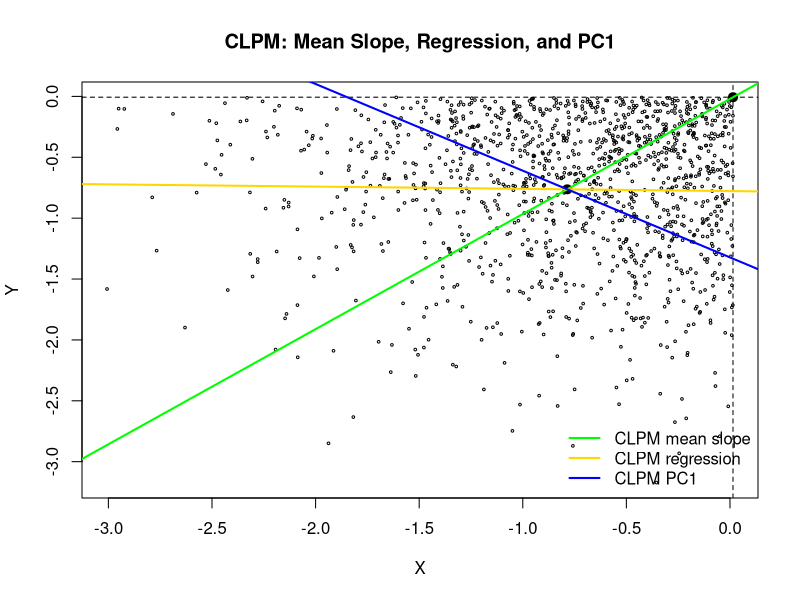

The R source for this figure:
## ---- chunk 1
pop_cov <- function(Z) {
  Z <- as.matrix(Z)
  Zc <- sweep(Z, 2, colMeans(Z), FUN = "-")
  crossprod(Zc) / nrow(Zc)
}

quadrant_decomposition <- function(Z) {
  Z <- as.matrix(Z)
  stopifnot(ncol(Z) == 2)

  n  <- nrow(Z)
  mu <- colMeans(Z)
  mx <- mu[1]; my <- mu[2]

  quadrants <- list(
    CUPM = (Z[,1] >  mx) & (Z[,2] >  my),
    CLPM = (Z[,1] <= mx) & (Z[,2] <= my),
    DLPM = (Z[,1] >  mx) & (Z[,2] <= my),
    DUPM = (Z[,1] <= mx) & (Z[,2] >  my)
  )

  Sigma_Q   <- matrix(0, 2, 2)
  Sigma_W   <- matrix(0, 2, 2)
  details   <- vector("list", length(quadrants))
  centroids <- vector("list", length(quadrants))

  for (i in seq_along(quadrants)) {
    qname <- names(quadrants)[i]
    mask  <- quadrants[[i]]
    n_q   <- sum(mask)
    if (n_q == 0) next

    p_q <- n_q / n
    Z_q <- Z[mask, , drop = FALSE]
    m_q <- colMeans(Z_q)
    u_q <- m_q - mu

    Sigma_Q <- Sigma_Q + p_q * tcrossprod(u_q)
    Sigma_W <- Sigma_W + p_q * pop_cov(Z_q)

    centroids[[i]] <- data.frame(
      quadrant = qname,
      n        = n_q,
      p        = p_q,
      mean_x   = m_q[1],
      mean_y   = m_q[2],
      u_x      = u_q[1],
      u_y      = u_q[2]
    )

    details[[i]] <- data.frame(
      quadrant     = qname,
      n            = n_q,
      p            = round(p_q, 6),
      mean_x       = round(m_q[1], 6),
      mean_y       = round(m_q[2], 6),
      u_x          = round(u_q[1], 6),
      u_y          = round(u_q[2], 6),
      lambda_rank1 = round(p_q * sum(u_q^2), 6)
    )
  }

  list(
    mu      = mu,
    Sigma   = pop_cov(Z),
    Sigma_Q   = Sigma_Q,
    Sigma_W   = Sigma_W,
    centroids = do.call(rbind, centroids),
    details   = do.call(rbind, details)
  )
}
## ---- chunk 2
set.seed(123)
n   <- 10000
rho <- 0.70
R   <- matrix(c(1, rho, rho, 1), 2, 2)
Z   <- matrix(rnorm(2 * n), n, 2) %*% chol(R)

D             <- quadrant_decomposition(Z)
eig_classical <- eigen(D$Sigma)

D$details
## ---- chunk 3
rank_one_primitive_check <- function(D) {
  pieces <- lapply(seq_len(nrow(D$centroids)), function(i) {
    row <- D$centroids[i, ]
    u   <- c(row$u_x, row$u_y)
    p   <- row$p

    Bq     <- p * tcrossprod(u)
    lambda <- p * sum(u^2)

    lhs <- as.numeric(Bq %*% u)
    rhs <- lambda * u

    eig_Bq <- eigen(Bq, symmetric = TRUE)
    v_q    <- as.numeric(u / sqrt(sum(u^2)))

    list(
      Bq = Bq,
      table = data.frame(
        quadrant = row$quadrant,
        lambda_rank1 = lambda,
        max_abs_Bu_minus_lambda_u = max(abs(lhs - rhs)),
        alignment_with_eigen_Bq = abs(drop(crossprod(v_q, eig_Bq$vectors[, 1])))
      )
    )
  })

  Sigma_Q_from_Bq <- Reduce(`+`, lapply(pieces, `[[`, "Bq"))

  list(
    checks = do.call(rbind, lapply(pieces, `[[`, "table")),
    Sigma_Q_from_Bq = Sigma_Q_from_Bq,
    max_abs_Sigma_Q_error = max(abs(Sigma_Q_from_Bq - D$Sigma_Q))
  )
}

R1 <- rank_one_primitive_check(D)

R1$checks
R1$max_abs_Sigma_Q_error
## ---- chunk 4
recover_eigen_from_quadrant_means <- function(D) {
  U <- as.matrix(D$centroids[, c("u_x", "u_y")])
  P <- D$centroids$p

  Cmat <- t(sqrt(P) * U)
  Sigma_Q_from_means <- Cmat %*% t(Cmat)
  eig_Q <- eigen(Sigma_Q_from_means)

  list(
    C = Cmat,
    Sigma_Q_from_means = Sigma_Q_from_means,
    eig_Q = eig_Q
  )
}

Qrec <- recover_eigen_from_quadrant_means(D)

# This should match D$Sigma_Q, which was accumulated quadrant by quadrant.
max(abs(Qrec$Sigma_Q_from_means - D$Sigma_Q))

# Eigenvectors recovered from quadrant conditional means.
Qrec$eig_Q$vectors

# Same eigensystem obtained by diagonalizing the stored Sigma_Q.
eigen(D$Sigma_Q)$vectors

# Eigenvector signs are arbitrary. Absolute inner products should be near 1.
abs(t(Qrec$eig_Q$vectors) %*% eigen(D$Sigma_Q)$vectors)
## ---- chunk 5
unit <- function(x) as.numeric(x / sqrt(sum(x^2)))

centroid <- function(D, qname) {
  row <- D$centroids[D$centroids$quadrant == qname, ]
  c(row$mean_x, row$mean_y)
}

v_concordant <- unit(centroid(D, "CUPM") - centroid(D, "CLPM"))
v_divergent  <- unit(centroid(D, "DLPM") - centroid(D, "DUPM"))

contrast_comparison <- cbind(
  concordant_contrast = v_concordant,
  Sigma_Q_v1          = Qrec$eig_Q$vectors[, 1],
  divergent_contrast  = v_divergent,
  Sigma_Q_v2          = Qrec$eig_Q$vectors[, 2]
)

round(contrast_comparison, 6)

# Alignment between contrast directions and the Sigma_Q eigenvectors.
round(c(
  concordant_with_v1 = abs(drop(crossprod(v_concordant, Qrec$eig_Q$vectors[, 1]))),
  divergent_with_v2  = abs(drop(crossprod(v_divergent,  Qrec$eig_Q$vectors[, 2])))
), 6)
## ---- chunk 6
V <- eig_classical$vectors

attribute_lambda <- function(v, Sigma_Q, Sigma_W) {
  v <- matrix(v, ncol = 1)
  between <- drop(t(v) %*% Sigma_Q %*% v)
  within  <- drop(t(v) %*% Sigma_W %*% v)
  c(between = between, within = within, total = between + within)
}

attrib_1 <- attribute_lambda(V[, 1], D$Sigma_Q, D$Sigma_W)
attrib_2 <- attribute_lambda(V[, 2], D$Sigma_Q, D$Sigma_W)

rbind(lambda_1 = attrib_1, lambda_2 = attrib_2)
eig_classical$values
## ---- chunk 7
quadrant_between_contrib <- function(Z, v) {
  Z  <- as.matrix(Z)
  v  <- as.numeric(v)
  n  <- nrow(Z)
  mu <- colMeans(Z)
  mx <- mu[1]; my <- mu[2]

  quadrants <- list(
    CUPM = (Z[,1] >  mx) & (Z[,2] >  my),
    CLPM = (Z[,1] <= mx) & (Z[,2] <= my),
    DLPM = (Z[,1] >  mx) & (Z[,2] <= my),
    DUPM = (Z[,1] <= mx) & (Z[,2] >  my)
  )

  out <- data.frame(quadrant = names(quadrants), contribution = NA_real_)

  for (i in seq_along(quadrants)) {
    mask <- quadrants[[i]]
    if (sum(mask) == 0) { out$contribution[i] <- 0; next }
    p_q <- sum(mask) / n
    u_q <- colMeans(Z[mask, , drop = FALSE]) - mu
    out$contribution[i] <- p_q * sum(v * u_q)^2
  }

  out
}

q_attr_v1 <- quadrant_between_contrib(Z, V[, 1])
q_attr_v2 <- quadrant_between_contrib(Z, V[, 2])

# PC1: driven by concordant quadrants
q_attr_v1
sum(q_attr_v1$contribution)    # matches attrib_1["between"]

# PC2: driven by divergent quadrants
q_attr_v2
sum(q_attr_v2$contribution)    # matches attrib_2["between"]
## ---- chunk 8
set.seed(321)
n   <- 5000
Z0  <- matrix(rnorm(2 * n), n, 2)
mu0 <- colMeans(Z0)
clpm_mask <- Z0[,1] <= mu0[1] & Z0[,2] <= mu0[2]
Zc  <- Z0[clpm_mask, , drop = FALSE]
mc  <- colMeans(Zc)

plot(
  Zc[, 1], Zc[, 2],
  pch  = 1, cex = 0.35,
  xlab = "X", ylab = "Y",
  main = "CLPM: Mean Slope, Regression, and PC1"
)
abline(v = mu0[1], lty = 2)
abline(h = mu0[2], lty = 2)
points(mu0[1], mu0[2], pch = 19, cex = 1.2)
points(mc[1],  mc[2],  pch = 19, cex = 1.2)

# Quadrant mean slope: line through global mean toward CLPM conditional mean
slope_mean <- (mc[2] - mu0[2]) / (mc[1] - mu0[1])
abline(a = mu0[2] - slope_mean * mu0[1], b = slope_mean, col = "green", lwd = 2)

# Linear regression inside CLPM
fit <- lm(Zc[, 2] ~ Zc[, 1])
abline(fit, col = "gold", lwd = 2)

# PC1 inside CLPM: leading eigenvector of within-CLPM covariance
pc1       <- eigen(pop_cov(Zc))$vectors[, 1]
slope_pc1 <- pc1[2] / pc1[1]
abline(a = mc[2] - slope_pc1 * mc[1], b = slope_pc1, col = "blue", lwd = 2)

legend(
  "bottomright",
  legend = c("CLPM mean slope", "CLPM regression", "CLPM PC1"),
  col    = c("green", "gold", "blue"),
  lwd    = 2,
  bty    = "n"
)
